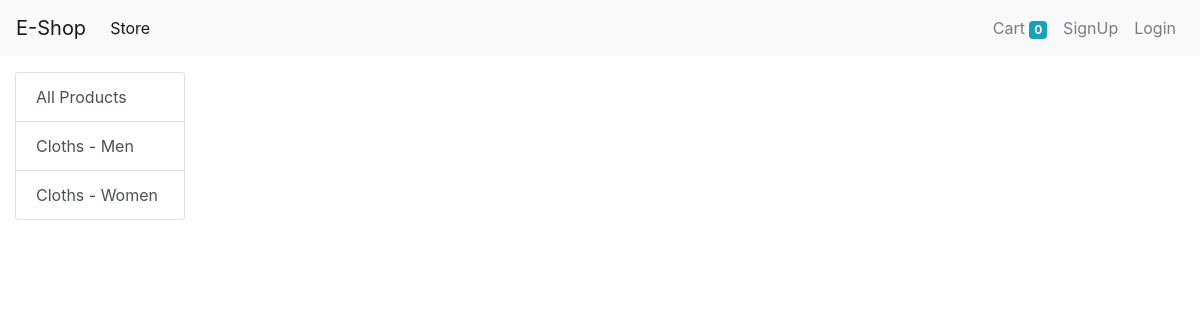
The app's page /?category=2, older data.
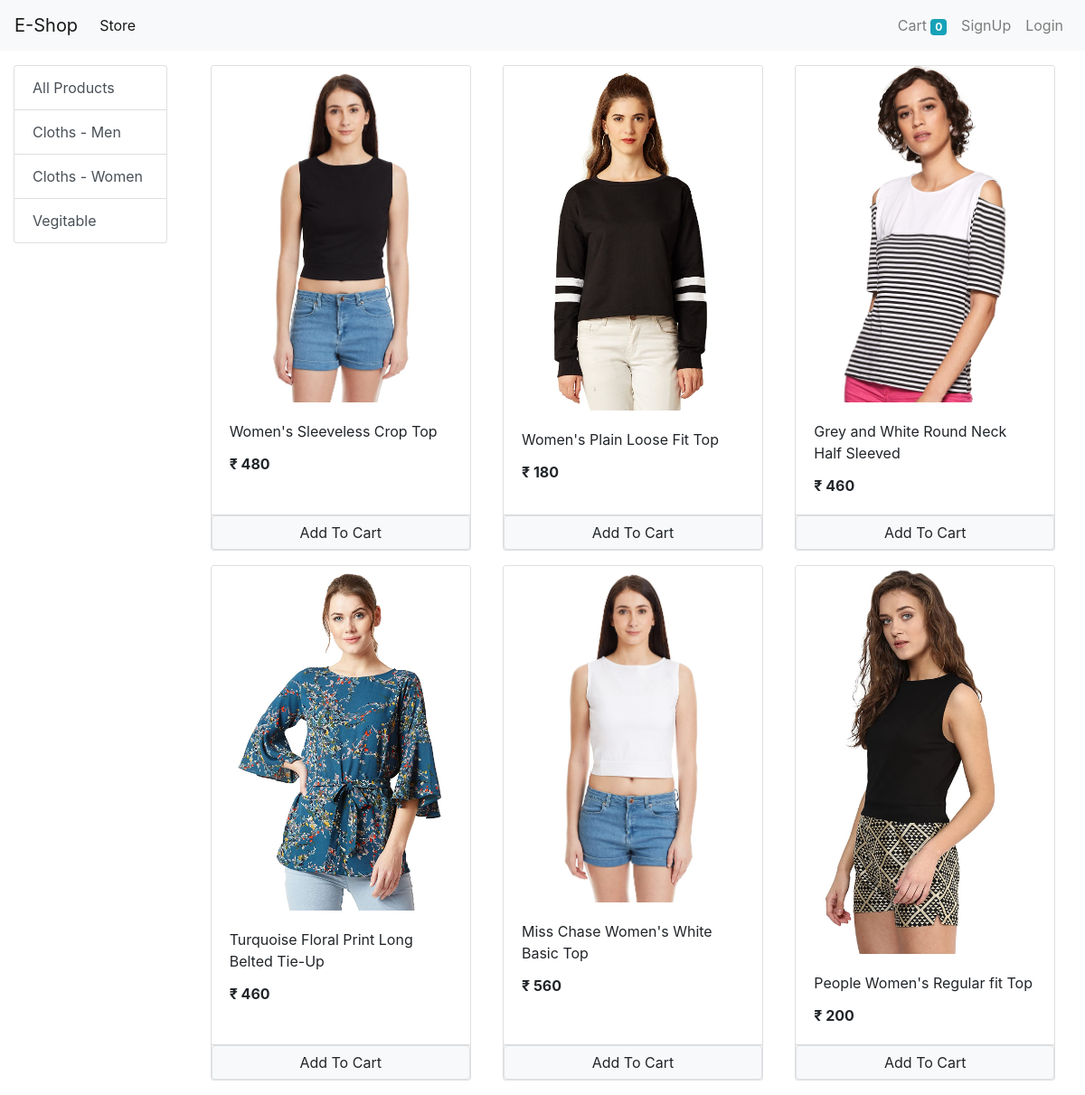
The same page, newer data.
### store/models/category.py (models this page shows, shortened)
class Category(models.Model):
    name = models.CharField(max_length=50)
    @staticmethod
    def get_all_categories():
        return Category.objects.all()

### store/models/product.py (models this page shows, shortened)
class Product(models.Model):
    name = models.CharField(max_length=50)
    price = models.IntegerField(default=0)
    category = models.ForeignKey(Category, on_delete=models.CASCADE, default=1)
    description = models.CharField(max_length=200, default='', null=True, blank=True)
    image = models.ImageField(upload_to='uploads/products/')
    @staticmethod
    def get_all_products_by_categoryid(category_id):
        if category_id:
            return Product.objects.filter(category = category_id)
        else:
            return Product.get_all_products();

### store/views/home.py (the view, shortened to what this page needs)
# urls.py: path('',Index.as_view(),name='homepage'),
class Index(View):
    def get(self, request):
        cart = request.session.get('cart')
        if not cart:
            request.session['cart'] = {}
        products = None
        categories = Category.get_all_categories()
        categoryID = request.GET.get('category')
        if categoryID:
            products = Product.get_all_products_by_categoryid(categoryID)
        else:
            products = Product.get_all_products();
        data = {}
        data['products'] = products
        data['categories'] = categories
        return render(request,'index.html', data)

### store/templatetags/cart.py (called while the page is built)
@register.filter(name='is_in_cart')
def is_in_cart(product,cart):
    keys = cart.keys()
    for id in keys:
        if int(id) == product.id:
            return True
    return False

### store/templatetags/custom_filter.py (called while the page is built)
@register.filter(name='currency')
def currency(number):
    return "₹ "+str(number)

### store/templates/index.html (shortened to what this page needs)
{% extends 'base.html' %}
{% block content %}
{% load cart %}
{% load custom_filter %}
    <div class="container-fluid mt-3">
      <div class="row">
        <div class="col-lg-2 mx-auto">
            <div class="list-group">
              <a href="/" class="list-group-item list-group-item-action ">All Products</a>
              {% for category in categories %}
              <a href="/?category={{category.id}}" class="list-group-item list-group-item-action ">{{category.name}}</a>
              {% endfor %}
            </div>
        </div>
        <div id="products" class="col-lg-10 mx-auto">
          <div class="row mx-auto ">
            {% for product in products %}
          <div class="card mx-auto mb-3" id="{{product.id}}" style="width: 18rem;">
            <img class="card-img-top" src="{{product.image.url}}" alt="Card image cap">
            <div class="card-body">
              <p class="card-title">{{product.name}}</p>
              <p class="card-text"><b>{{product.price|currency}}</b></p>
            </div>
            <div class="card-footer p-0 no-gutters">
              {% if product|is_in_cart:request.session.cart %}
              <div class="row no-gutters">
                <form action="/#{{product.id}}" method="post" class="col-2">
                  {% csrf_token %}
                  <input hidden type="text" name="product" value="{{product.id}}">
                  <input hidden type="text" name="remove" value="True">
                  <input type="submit" value=" - " class=" btn btn-block btn-light">
                </form>
                <div class="text-center col">{{product|cart_quantity:request.session.cart}} in cart</div>
                <form action="/#{{product.id}}" method="post" class="col-2">
                  {% csrf_token %}
                  <input hidden type="text" name="product" value="{{product.id}}">
                  <input type="submit" value=" + " class=" btn btn-block btn-light">
                </form>
              </div>
              {% else %}
              <form action="/#{{product.id}}" method="POST" class="btn-block">
                <input type="submit" class="float-right btn btn-light border form-control" value="Add To Cart">
              </form>
              {% endif %}
            </div>
          </div>
            {% endfor %}
          </div>
        </div>
      </div>
    </div>
{% endblock %}

Row changes from the older to the newer data that the page shows:
added Category: name "Vegitable"
added Product: image (picture), name "Women's Sleeveless Crop Top", price "₹ 480"
added Product: image (picture), name "Women's Plain Loose Fit Top", price "₹ 180"
added Product: image (picture), name "Grey and White Round Neck Half Sleeved", price "₹ 460"
added Product: image (picture), name "Turquoise Floral Print Long Belted Tie-Up", price "₹ 460"
added Product: image (picture), name "Miss Chase Women's White Basic Top", price "₹ 560"
added Product: image (picture), name "People Women's Regular fit Top", price "₹ 200"
